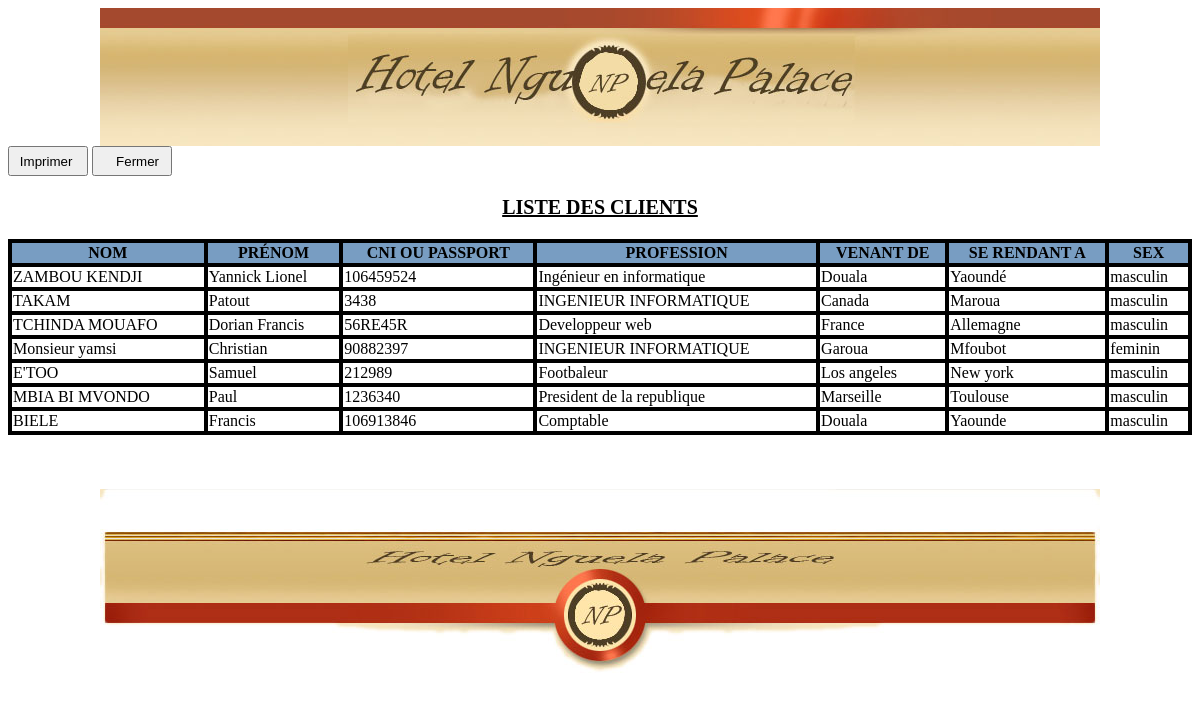
The page /etat/personne_physique.php on the database its author committed.
### tables this page shows
CREATE TABLE IF NOT EXISTS `personne_physique` (
  `ID_PERSONNE` int(2) NOT NULL AUTO_INCREMENT,
  `ID_CLIENT` int(2) NOT NULL,
  `NUMERO_INDENTIFIANT` varchar(50) NOT NULL,
  `TYPE_IDENTITE_CLIENT` char(32) DEFAULT NULL,
  `DELIVRE_LE` date DEFAULT NULL,
  `LIEU_DELIVRANCE` char(32) DEFAULT NULL,
  `NOM_CLIENT` char(100) DEFAULT NULL,
  `PRENOM_CLIENT` char(100) DEFAULT NULL,
  `DATE_NAISSANCE_CLIENT` date DEFAULT NULL,
  `VILLE_NAISSANCE_CLIENT` char(32) DEFAULT NULL,
  `PAYS_NAISSANCE_CLIENT` char(32) DEFAULT NULL,
  `NATIONALITE_CLIENT` char(32) DEFAULT NULL,
  `PAYS_RESIDENCE_CLIENT` char(32) DEFAULT NULL,
  `VILLE_RESIDENCE_CLIENT` char(32) DEFAULT NULL,
  `ADRESSE_PRIVEE_CLIENT` char(32) DEFAULT NULL,
  `TELEPHONE_CLIENT` int(2) DEFAULT NULL,
  `EMAIL_CLIENT` char(32) DEFAULT NULL,
  `PROFESSION_CLIENT` char(32) DEFAULT NULL,
  `SOCIETE_CLIENT` char(32) DEFAULT NULL,
  `ADRESSE_SOCIETE_TRA_CLIENT` char(32) DEFAULT NULL,
  `TELEPHONE_SOCIETE_TRA_CLIENT` int(2) DEFAULT NULL,
  `FAX_SOCIETE_TRA_CLIENT` char(32) DEFAULT NULL,
  `EMAIL_SOCIETE` char(32) DEFAULT NULL,
  `VENANT_DE` char(32) DEFAULT NULL,
  `SE_RENDANT_A` char(32) DEFAULT NULL,
  `SEX` char(32) DEFAULT NULL,
  PRIMARY KEY (`ID_PERSONNE`),
  KEY `I_FK_PERSONNE_PHYSIQUE_CLIENT` (`ID_CLIENT`)
);

### etat/personne_physique.php (the view, shortened to what this page needs)
<!DOCTYPE html PUBLIC "-//W3C//DTD XHTML 1.0 Transitional//EN" "http://www.w3.org/TR/xhtml1/DTD/xhtml1-transitional.dtd">
<html xmlns="http://www.w3.org/1999/xhtml" xml:lang="en" lang="en">
<head>
    <link rel="stylesheet" href="../procedure_css/imp_style.css" type="text/css" media="screen" />
	<link rel="stylesheet" href="../procedure_css/impression.css" type="text/css" media="print" />
</head>
<body>
<center><img src="../images/top_bg.JPG"/></center>
<body>
<form>
<input type="submit" style="width:80px; height:30px"  name="btn"  class="btn1"  value=" Imprimer  " onclick="window.print();"/>
<input type="submit" style="width:80px; height:30px"  name="btn"  class="btn2" value="   Fermer" onclick="window.close();"/>
</form>
<p>liste des clients <p>
									  <?php
										$link=Connexion();
										print "<table class='etat_table' border:1 width='100%' style='border:1px solid black'>";
										print " <th class='entete_tableau' style='border:1px solid black' >";
										print " <strong> NOM </strong>";
	           							print " </th>";
										print " <th class='entete_tableau' style='border:1px solid black' >";
										print " <strong>Pr&eacute;nom </strong>";
	           							print " </th>";
										print " <th class='entete_tableau' style='border:1px solid black'>";
										print " <strong>Cni ou passport </strong>";
	           							print " </th>";
										print " <th class='entete_tableau' style='border:1px solid black' >";
										print " <strong>Profession</strong>";
	           							print " </th>";
										print " <th class='entete_tableau' style='border:1px solid black' >";
										print " <strong> Venant de </strong>";
	           							print " </th>";
                                        print " <th class='entete_tableau' style='border:1px solid black' >";
										print " <strong> Se rendant a </strong>";
	           							print " </th>";
										print " <th class='entete_tableau' style='border:1px solid black' >";
										print " <strong> Sex </strong>";
	           							print " </th>";
									  $requete="select *from personne_physique order by ID_PERSONNE desc ";
										$result=mysql_query($requete, $link);
										$i=0;
										while($lecture=mysql_fetch_array($result))
										{  extract($lecture);
											 $i++;
											 if ($i%2==1) print " <tr class='ligne_impaire' style='border:1px solid black'>";
											else print " <tr class='ligne_paire'>";
                                            print " <td style='border:1px solid black'>".stripslashes($NOM_CLIENT)."</td>";
											print " <td style='border:1px solid black'>".$PRENOM_CLIENT."</td>";
											print " <td style='border:1px solid black'>".stripslashes($NUMERO_INDENTIFIANT)."</td>";
											print " <td style='border:1px solid black'>".stripslashes($PROFESSION_CLIENT)."</td>";
                                            print " <td style='border:1px solid black'>".stripslashes($VENANT_DE)."</td>";
										    print " <td style='border:1px solid black'>".stripslashes($SE_RENDANT_A)."</td>";
										    print " <td style='border:1px solid black'>".stripslashes($SEX)."</td>";
											 print " </tr>";
										}
										print "</table>";
									 ?>
</body>
</html></br></br></br>
<center><img src="../images/footer.JPG"/></center>

### procedure_css/imp_style.css (style rules this page uses)
p { text-align:center; font-family: "Times New Roman", Georgia, serif; font-size: 20px; font-weight: bold; text-decoration: underline; text-transform: uppercase; }
.entete_tableau { background-color:#789DC2; text-transform: uppercase; font-weight: bold; font-size: 16px; }
.ligne_impaire,.ligne_paire { background-color:white; }
.etat_table { background-color:black; }

### procedure_css/impression.css (style rules this page uses)
p { text-align:center; font-family: "Times New Roman", Georgia, serif; font-size: 20px; font-weight: bold; text-decoration: underline; text-transform: uppercase; }
.entete_tableau { background-color:#CCCCCC; text-transform: uppercase; font-weight: bold; font-size: 16px; }
.ligne_impaire,.ligne_paire { background-color:white; }
.btn1,.btn2 { display:none; }
.etat_table { background-color:black; }

### rows shown on the page
personne_physique: NOM_CLIENT "ZAMBOU KENDJI", PRENOM_CLIENT "Yannick Lionel", NUMERO_INDENTIFIANT "106459524", PROFESSION_CLIENT "Ingénieur en informatique", VENANT_DE "Douala", SE_RENDANT_A "Yaoundé", SEX "masculin"
personne_physique: NOM_CLIENT "TAKAM", PRENOM_CLIENT "Patout", NUMERO_INDENTIFIANT "3438", PROFESSION_CLIENT "INGENIEUR INFORMATIQUE", VENANT_DE "Canada", SE_RENDANT_A "Maroua", SEX "masculin"
personne_physique: NOM_CLIENT "TCHINDA MOUAFO", PRENOM_CLIENT "Dorian Francis", NUMERO_INDENTIFIANT "56RE45R", PROFESSION_CLIENT "Developpeur web", VENANT_DE "France", SE_RENDANT_A "Allemagne", SEX "masculin"
personne_physique: NOM_CLIENT "Monsieur yamsi", PRENOM_CLIENT "Christian", NUMERO_INDENTIFIANT "90882397", PROFESSION_CLIENT "INGENIEUR INFORMATIQUE", VENANT_DE "Garoua", SE_RENDANT_A "Mfoubot", SEX "feminin"
personne_physique: NOM_CLIENT "E'TOO", PRENOM_CLIENT "Samuel", NUMERO_INDENTIFIANT "212989", PROFESSION_CLIENT "Footbaleur", VENANT_DE "Los angeles", SE_RENDANT_A "New york", SEX "masculin"
personne_physique: NOM_CLIENT "MBIA BI MVONDO", PRENOM_CLIENT "Paul", NUMERO_INDENTIFIANT "1236340", PROFESSION_CLIENT "President de la republique", VENANT_DE "Marseille", SE_RENDANT_A "Toulouse", SEX "masculin"
personne_physique: NOM_CLIENT "BIELE", PRENOM_CLIENT "Francis", NUMERO_INDENTIFIANT "106913846", PROFESSION_CLIENT "Comptable", VENANT_DE "Douala", SE_RENDANT_A "Yaounde", SEX "masculin"
